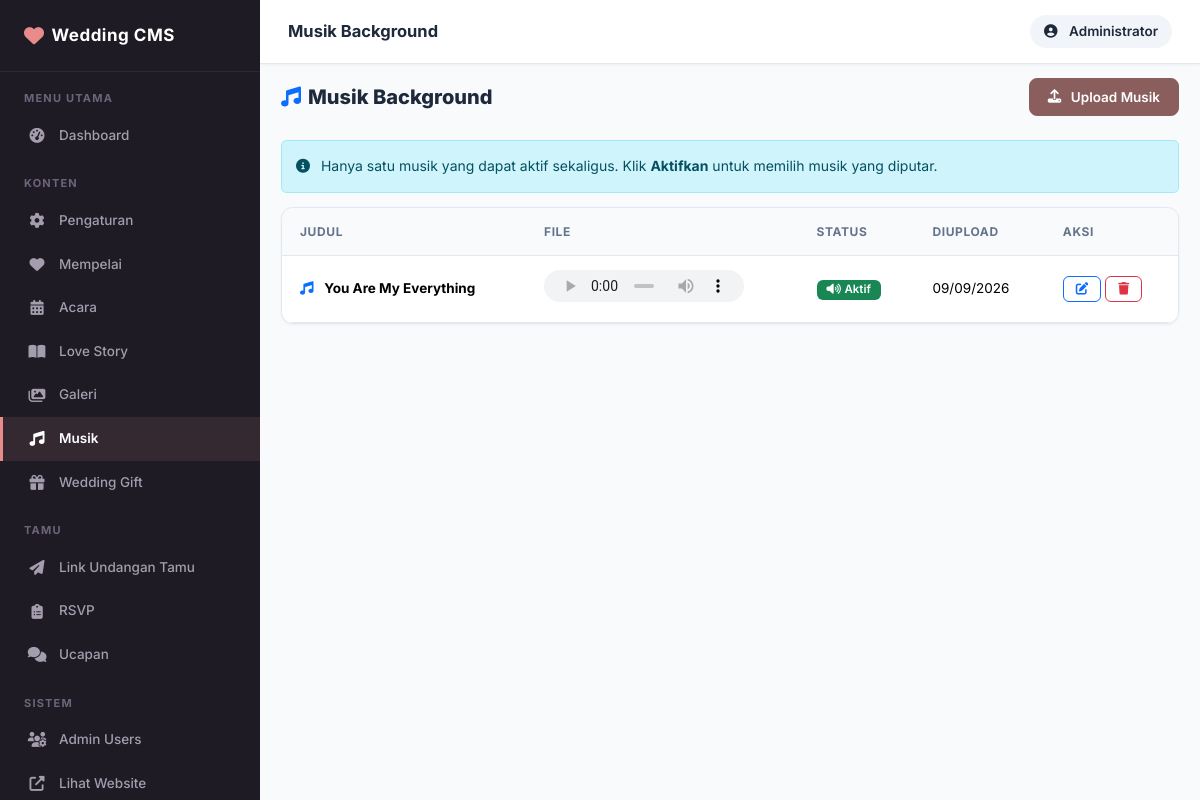
Page /admin/music/index.php (signed in) on the committed database.
### tables this page shows
CREATE TABLE `music` (
  `id` int UNSIGNED NOT NULL,
  `title` varchar(150) NOT NULL,
  `filename` varchar(255) NOT NULL,
  `is_active` tinyint(1) NOT NULL DEFAULT '0',
  `created_at` timestamp NOT NULL DEFAULT CURRENT_TIMESTAMP,
  `updated_at` timestamp NOT NULL DEFAULT CURRENT_TIMESTAMP ON UPDATE CURRENT_TIMESTAMP
);

### includes/helpers.php (called while the page is built, shortened)
<?php
function e(string $value): string {
    return htmlspecialchars($value, ENT_QUOTES, 'UTF-8');
}
function is_https(): bool {
    return false;
}
function base_url(string $path = ''): string {
    $protocol = is_https() ? 'https' : 'http';
    $host     = $_SERVER['HTTP_HOST'] ?? 'localhost';
    $root_fs  = str_replace('\\', '/', dirname(__DIR__));
    $doc_root = str_replace('\\', '/', rtrim($_SERVER['DOCUMENT_ROOT'] ?? '', '/\\'));
    if ($doc_root !== '' && strpos($root_fs, $doc_root) === 0) {
        $base = substr($root_fs, strlen($doc_root));
    } else {
        $script = str_replace('\\', '/', $_SERVER['SCRIPT_NAME'] ?? '/index.php');
        $base   = preg_replace('#/(admin|includes|assets|uploads|database)(/.*)?$#', '', $script);
        $base   = rtrim(dirname($base), '/');
    }
    $base = rtrim($base, '/');
    return $protocol . '://' . $host . $base . '/' . ltrim($path, '/');
}
function admin_url(string $path = ''): string {
    return base_url('admin/' . ltrim($path, '/'));
}
function upload_url(string $path = '', string $type = 'image'): string {
    $clean = ltrim($path, '/');
    $clean = ltrim($clean, '/');
    if ($type === 'music') {
        if (!str_starts_with($clean, 'music/')) {
            $clean = 'music/' . $clean;
        }
    } else {
        if (!str_starts_with($clean, 'images/') && !str_starts_with($clean, 'music/')) {
            $clean = 'images/' . $clean;
        }
    }
    return base_url('uploads/' . $clean);
}

### includes/db.php (called while the page is built, shortened)
<?php
function get_db(): PDO {
    static $pdo = null;
    if ($pdo === null) {
        try {
            $dsn = 'mysql:host=' . DB_HOST . ';dbname=' . DB_NAME . ';charset=' . DB_CHARSET;
            $options = [
                PDO::ATTR_ERRMODE            => PDO::ERRMODE_EXCEPTION,
                PDO::ATTR_DEFAULT_FETCH_MODE => PDO::FETCH_ASSOC,
                PDO::ATTR_EMULATE_PREPARES   => false,
            ];
            $pdo = new PDO($dsn, DB_USER, DB_PASS, $options);
        } catch (PDOException $e) {
            error_log('Database connection failed: ' . $e->getMessage());
            die(json_encode(['error' => true, 'message' => 'Database connection failed.']));
        }
    }
    return $pdo;
}
function db_query(string $sql, array $params = []): array {
    try {
        $stmt = get_db()->prepare($sql);
        $stmt->execute($params);
        return $stmt->fetchAll();
    } catch (PDOException $e) {
        error_log('Query error: ' . $e->getMessage() . ' SQL: ' . $sql);
        return [];
    }
}

### includes/functions.php (called while the page is built, shortened)
<?php
require_once __DIR__ . '/db.php';
require_once __DIR__ . '/helpers.php';
function get_all_music(): array {
    return db_query("SELECT * FROM music ORDER BY id DESC");
}

### admin/music/index.php (the view, shortened to what this page needs)
<?php
require_once dirname(__DIR__) . '/includes/header.php';
$music_list = get_all_music();
?>
<div class="page-header">
    <h4><i class="fas fa-music me-2 text-primary"></i>Musik Background</h4>
    <a href="<?= admin_url('music/create.php') ?>" class="btn btn-primary">
        <i class="fas fa-upload me-1"></i>Upload Musik
    </a>
</div>
<div class="alert alert-info">
    <i class="fas fa-info-circle me-2"></i>
    Hanya satu musik yang dapat aktif sekaligus. Klik <strong>Aktifkan</strong> untuk memilih musik yang diputar.
</div>
<div class="card">
    <div class="card-body p-0">
        <?php if (empty($music_list)): ?>
            <div class="empty-state">
                <i class="fas fa-music"></i>
                <h5>Belum ada musik</h5>
                <p>Klik "Upload Musik" untuk menambahkan musik background.</p>
            </div>
        <?php else: ?>
        <div class="table-responsive">
            <table class="table">
                <thead>
                    <tr>
                        <th>Judul</th>
                        <th>File</th>
                        <th>Status</th>
                        <th>Diupload</th>
                        <th>Aksi</th>
                    </tr>
                </thead>
                <tbody>
                    <?php foreach ($music_list as $m): ?>
                    <tr>
                        <td>
                            <i class="fas fa-music text-primary me-2"></i>
                            <strong><?= e($m['title']) ?></strong>
                        </td>
                        <td>
                            <audio controls style="height:32px;max-width:200px;">
                                <source src="<?= upload_url(e($m['filename']), 'music') ?>" type="audio/mpeg">
                            </audio>
                        </td>
                        <td>
                            <?php if ($m['is_active']): ?>
                                <span class="badge bg-success"><i class="fas fa-volume-up me-1"></i>Aktif</span>
                            <?php else: ?>
                                <span class="badge bg-secondary">Nonaktif</span>
                            <?php endif; ?>
                        </td>
                        <td><?= e(date('d/m/Y', strtotime($m['created_at']))) ?></td>
                        <td>
                            <a href="<?= admin_url('music/edit.php?id=' . $m['id']) ?>"
                               class="btn btn-sm btn-outline-primary">
                                <i class="fas fa-edit"></i>
                            </a>
                            <a href="<?= admin_url('music/delete.php?id=' . $m['id']) ?>"
                               class="btn btn-sm btn-outline-danger"
                               data-confirm="Hapus musik '<?= e($m['title']) ?>'?">
                                <i class="fas fa-trash"></i>
                            </a>
                        </td>
                    </tr>
                    <?php endforeach; ?>
                </tbody>
            </table>
        </div>
        <?php endif; ?>
    </div>
</div>
<?php require_once dirname(__DIR__) . '/includes/footer.php'; ?>

### assets/css/admin.css (style rules this page uses)
:root { --sidebar-width: 260px; --sidebar-bg: #1e1b24; --sidebar-hover: #2d2838; --sidebar-active: #8b5e5e; --sidebar-text: #a49dae; --sidebar-text-active: #ffffff; --topbar-height: 64px; --topbar-bg: #ffffff; --primary: #8b5e5e; --primary-hover: #754c4c; --primary-light: #f5ebe6; --secondary: #d8b4a0; --success: #10b981; --danger: #ef4444; --warning: #f59e0b; --info: #0ea5e9; --body-bg: #f8fafc; --card-bg: #ffffff; --border-color: #e2e8f0; --text-dark: #1e293b; --text-muted: #64748b; --font: 'Inter', -apple-system, BlinkMacSystemFont, sans-serif; --radius: 12px; --shadow-sm: 0 1px 3px rgba(0,0,0,0.05); --shadow-md: 0 4px 16px rgba(0,0,0,0.06); --shadow-lg: 0 10px 30px rgba(0,0,0,0.08); }
*, *::before, *::after { box-sizing: border-box; }
html, body { margin: 0; padding: 0; font-family: var(--font); background: var(--body-bg); color: var(--text-dark); font-size: 14px; line-height: 1.6; -webkit-font-smoothing: antialiased; }
.card { background: var(--card-bg); border: 1px solid var(--border-color); border-radius: var(--radius); box-shadow: var(--shadow-sm); margin-bottom: 24px; overflow: hidden; }
.card-body { padding: 22px; }
.table-responsive { border-radius: var(--radius); }
.table { margin-bottom: 0; font-size: 13.5px; }
.table thead th { background: #f8fafc; border-bottom: 1px solid var(--border-color); font-weight: 700; font-size: 12px; text-transform: uppercase; letter-spacing: 0.6px; color: var(--text-muted); padding: 14px 18px; white-space: nowrap; }
.table tbody td { padding: 14px 18px; vertical-align: middle; border-color: var(--border-color); }
.btn { border-radius: 8px; font-size: 13.5px; font-weight: 600; padding: 8px 18px; transition: all 0.2s ease; display: inline-flex; align-items: center; gap: 6px; justify-content: center; }
.btn-primary { background: var(--primary); border-color: var(--primary); color: #fff; }
.btn-sm { padding: 6px 12px; font-size: 12.5px; border-radius: 6px; }
.badge { font-size: 11.5px; font-weight: 600; border-radius: 6px; padding: 4px 10px; }
.page-header { display: flex; align-items: center; justify-content: space-between; margin-bottom: 24px; flex-wrap: wrap; gap: 12px; }
.page-header h4 { margin: 0; font-size: 20px; font-weight: 800; color: var(--text-dark); }

### rows in the picture
music: title "You Are My Everything", is_active 1 (drawn), created_at "09/09/2026"

### other values in the picture
$page_title "Musik Background"
$admin['name'] "Administrator"
